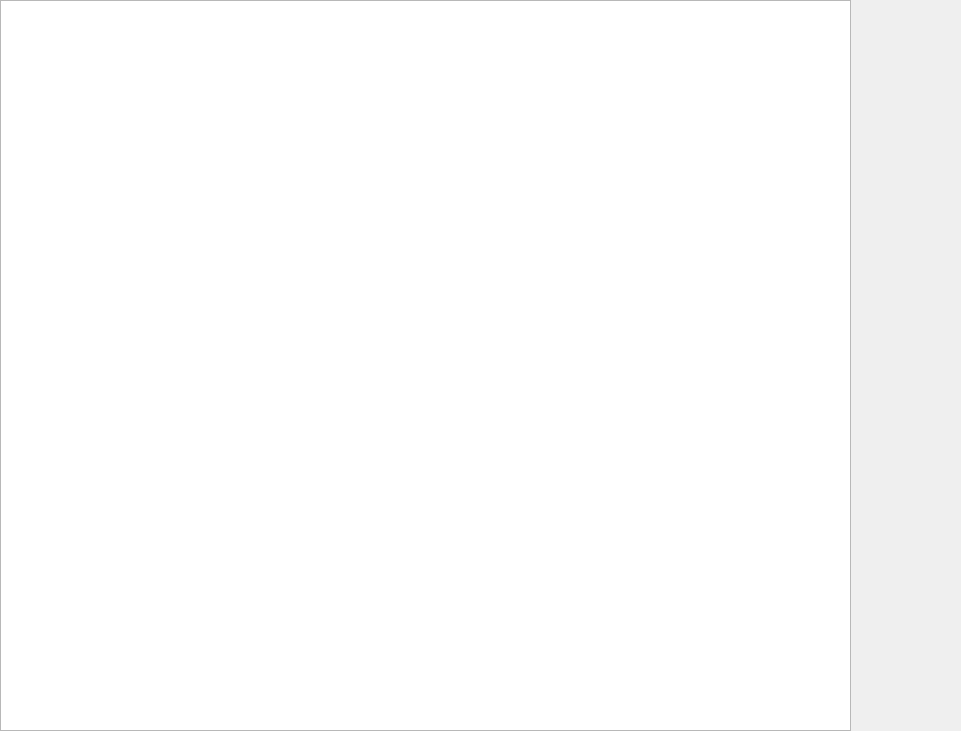
<?xml version="1.0" encoding="UTF-8"?>
<ui version="4.0">
 <class>EquipmentPanel</class>
 <widget class="QWidget" name="EquipmentPanel">
  <property name="geometry">
   <rect>
    <x>0</x>
    <y>0</y>
    <width>961</width>
    <height>731</height>
   </rect>
  </property>
  <property name="minimumSize">
   <size>
    <width>961</width>
    <height>731</height>
   </size>
  </property>
  <property name="maximumSize">
   <size>
    <width>961</width>
    <height>731</height>
   </size>
  </property>
  <property name="windowTitle">
   <string>Form</string>
  </property>
  <widget class="QTableView" name="tableView">
   <property name="geometry">
    <rect>
     <x>0</x>
     <y>0</y>
     <width>851</width>
     <height>731</height>
    </rect>
   </property>
  </widget>
 </widget>
 <resources/>
 <connections/>
</ui>
